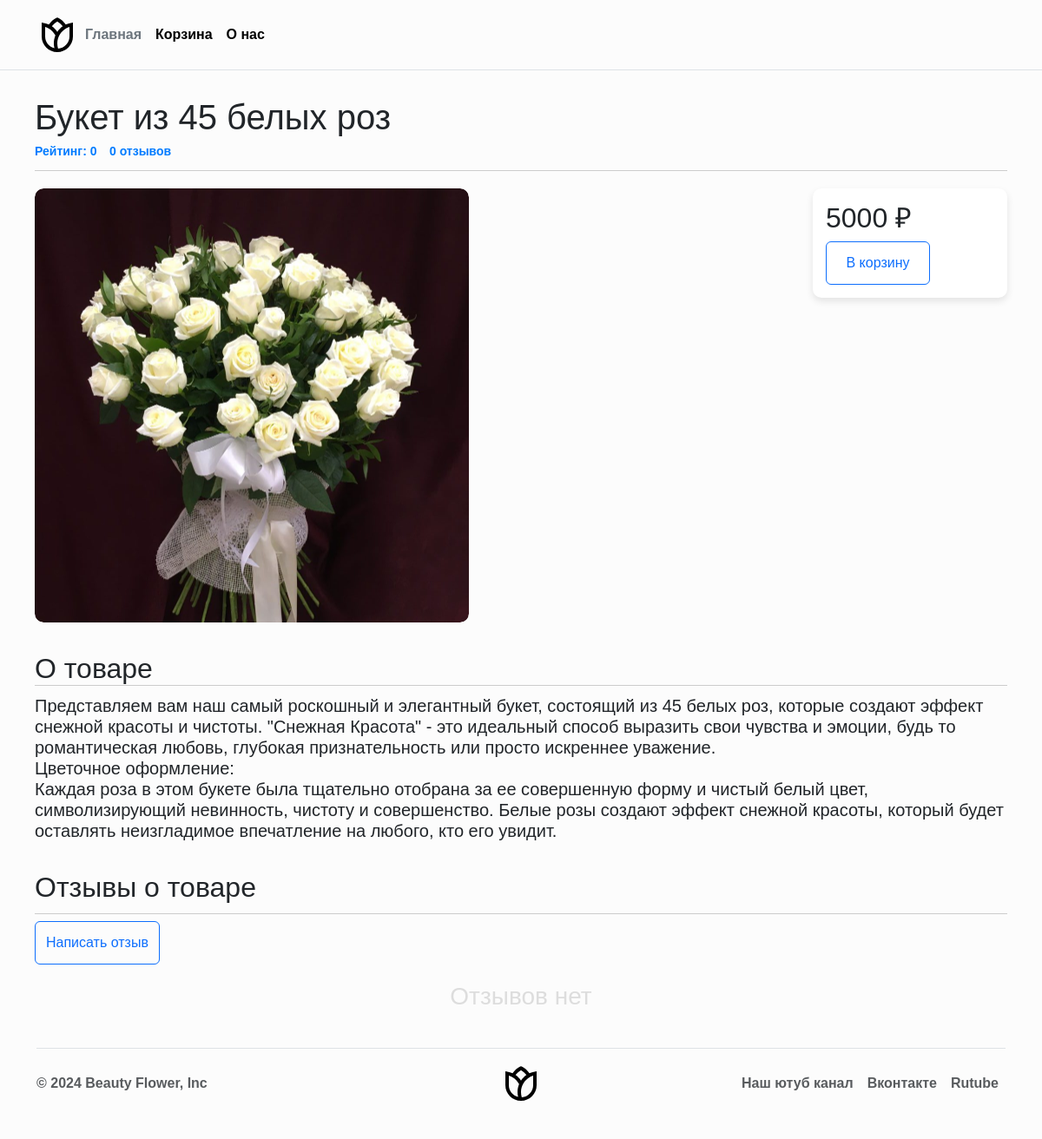
Screenshot of /shop/1/ with the database file from the repository.
### shop/models.py (models this page shows, shortened)
class Item(models.Model):
    class Meta:
        verbose_name = "Товар"
        verbose_name_plural = "Товары"
    title = models.CharField(max_length=200, verbose_name="Название")
    description = models.TextField(max_length=4000, verbose_name="Описание")
    price = models.IntegerField(verbose_name="Цена")
    rating = models.FloatField(default=0, verbose_name="Рейтинг")
    added = models.DateTimeField(auto_now_add=True, verbose_name="Добавлен")
    category = models.ForeignKey(Category, on_delete=models.CASCADE,
                                 related_name="items_by_category",
                                 verbose_name="Категория", null=True)

class Images(models.Model):
    class Meta:
        verbose_name = "Изображение товара"
        verbose_name_plural = "Изображения товаров"
    def image_path(self, filename):
        return f"shop/static/product_images/{str(self.item.id)}/{filename}"
    item = models.ForeignKey(Item,
                             on_delete=models.CASCADE,
                             related_name="images", verbose_name="Товар")
    image = models.ImageField(upload_to=image_path, verbose_name="Изображение")

### shop/views.py (the view)
# urls.py: path("<int:item_id>/", views.item_page, name="item_detail"),
def item_page(request, item_id):
    item = get_object_or_404(Item, id=item_id)
    comments = item.comments.all()
    paginator = Paginator(comments, 4)
    page_number = request.GET.get("page", 1)
    try:
        comments = paginator.page(page_number)
    except EmptyPage:
        comments = paginator.page(1)
    except PageNotAnInteger:
        comments = paginator.page(1)
    sum_rating = 0
    length = 0
    for comment in comments:
        length += 1
        sum_rating += comment.rate
    average = round(sum_rating / length, 2) if length != 0 else 0
    return render(request, "item.html",
                  {"item": item, "images": item.images.all(),
                   "comments": comments, "paginator": paginator,
                   "average": average})

### shop/templates/item.html (shortened to what this page needs)
{% extends "base.html" %}
{% load static %}
{% load custom_filters %}
{% block styles %}
<link rel="stylesheet" href='{% static "css/q3.css" %}'>
{% endblock %}
{% block content %}
<div class="cont">
    <div class="header">
        <h1>{{ item.title }}</h1>
    </div>
    <div class="info">
        <a href="#">Рейтинг: {{ average }}</a>
        <a href="#">{{ comments|length }}
            {% if comments|length == 1 %}
            отзыв
            {% elif comments|length %}
            отзыва
            {% else %}
            отзывов
            {% endif %}</a>
    </div>
    <div class="images">
        <div class="slider">
            <div class="slides">
                {% for photo in images %}
                <div class="slide" style='background-image: url({{ photo.image.url }});'></div>
                {% endfor %}
            </div>
        </div>
        <div class="price_box">
            <h2>{{ item.price }} ₽</h2>
            <a href="{% url 'shop:cart_add' item.id %}">
                <input class="btn btn-outline-primary" value="В корзину" type="button"
                       style="width: 120px; height: 50px;"></a>
        </div>
    </div>
    <div class="about_item">
        <h2 style="margin-top: 3%; border-bottom: 1px solid #ccc; margin-bottom: 2%;">О товаре</h2>
        <h5 style="font-weight: normal; font-size: 20px; margin-top: -1%;">{{ item.description | linebreaks }}</h5>
    </div>
    <h2 style="margin-top: 3%; border-bottom: 1px solid #ccc; padding-bottom: 1%;">Отзывы о товаре</h2>
    <a href="{% url 'shop:add_comment' item.id %}">
        <input class="btn btn-outline-primary" value="Написать отзыв" type="button"
               style="width: auto; height: 50px; margin-bottom: 20px;"></a>
    {% if comments|length == 0 %}
    <h3 align="center" style="color: #ddd">Отзывов нет</h3>
    {% endif %}
</div>
{% endblock %}

### shop/static/css/q3.css (style rules this page uses)
body { font-weight: bold; background-color: rgb(252, 252, 252); font-family: Arial, sans-serif; margin: 0; padding: 0; }
.cont { max-width: 95%; margin: 20px auto; padding: 10px; }
.header { text-align: left; }
.info { margin-top: -5px; align-items: left; margin-bottom: 20px; padding-bottom: 10px; border-bottom: 1px solid #ccc; }
.info a { font-size: 14px; color: #666; margin-right: 10px; color: #007bff; text-decoration: none; }
.slider { position: relative; width: 500px; height: 500px; margin: 20 px 0; overflow: hidden; border-radius: 10px; }
.slides { display: flex; width: 100%; height: 100%; position: relative; }
.slide { flex: 0 0 auto; width: 100%; height: 100%; background-size: cover; background-position: center; border-radius: 10px; position: relative; }
.price_box { box-shadow: 0 4px 8px rgba(0, 0, 0, 0.1); border-radius: 10px; float: right; padding: 15px; width: 20%; height: 30%; background-color: #fff; }
.images { display: flex; justify-content: space-between; }

### rows the page displays
Item: title "Букет из 45 белых роз", price "5000", description "Представляем вам наш самый роскошный и элегантный букет, состоящий из 45 белых роз, которые создают эффект снежной красоты и чистоты. \"Снежная Красота\" - это идеальный способ выразить свои чувства и эмоции, будь то романтическая любовь, глубокая признательность или просто искреннее уважение. Цветочное оформление: Каждая роза в этом букете была тщательно отобрана за ее совершенную форму и чистый белый цвет, символизирующий невинность, чистоту и совершенство. Белые розы создают эффект снежной красоты, который будет оставлять неизгладимое впечатление на любого, кто его увидит."
Images: image (picture)

### other values shown
{{ average }} "0"
{{ comments|length }} "0"
